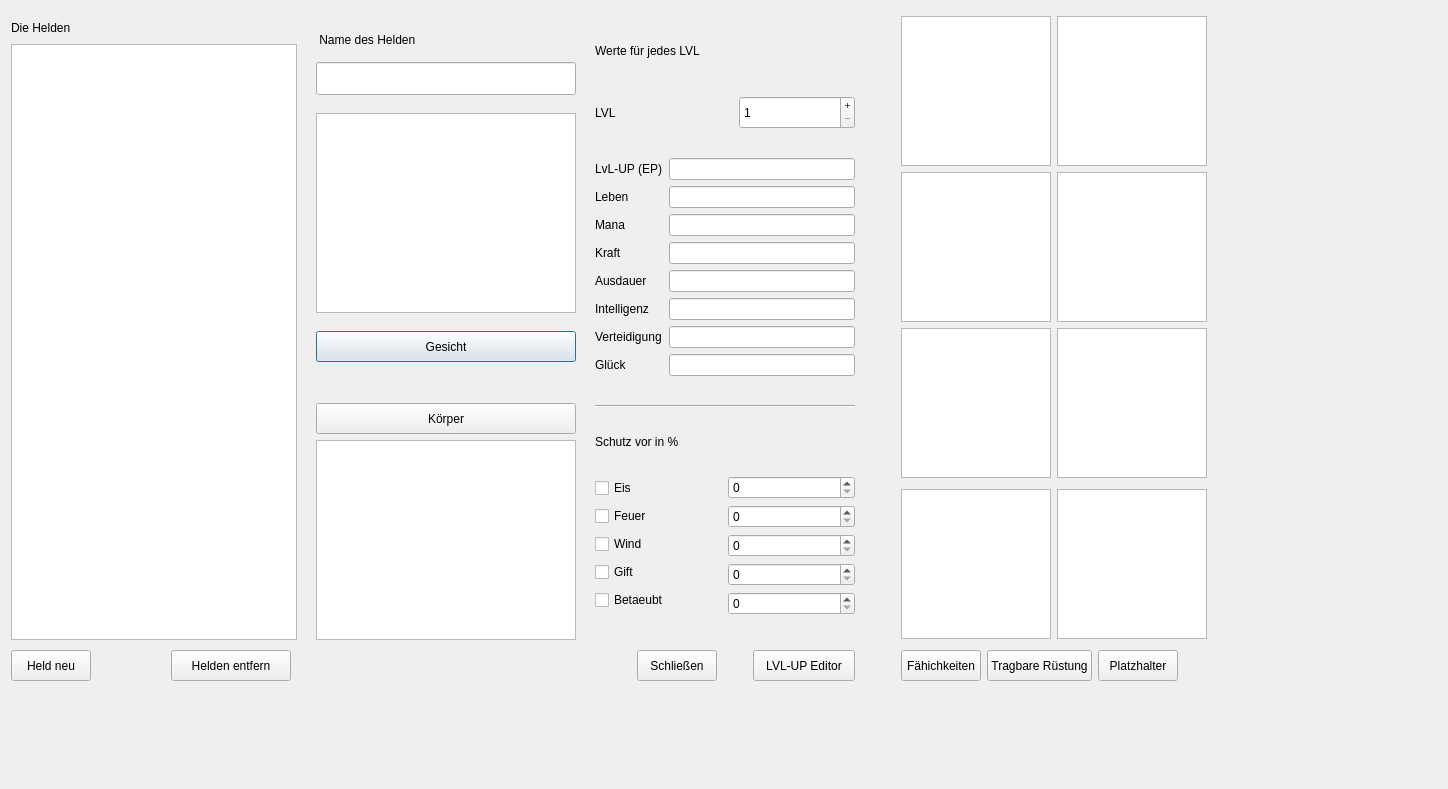
<?xml version="1.0" encoding="UTF-8"?>
<ui version="4.0">
 <class>Hero_Editor</class>
 <widget class="QDialog" name="Hero_Editor">
  <property name="geometry">
   <rect>
    <x>0</x>
    <y>0</y>
    <width>1448</width>
    <height>789</height>
   </rect>
  </property>
  <property name="windowTitle">
   <string>Dialog</string>
  </property>
  <widget class="QWidget" name="layoutWidget">
   <property name="geometry">
    <rect>
     <x>11</x>
     <y>11</y>
     <width>1260</width>
     <height>675</height>
    </rect>
   </property>
   <layout class="QGridLayout" name="gridLayout_2">
    <item row="0" column="0">
     <layout class="QGridLayout" name="gridLayout">
      <item row="0" column="0">
       <layout class="QHBoxLayout" name="horizontalLayout_11">
        <item>
         <layout class="QVBoxLayout" name="verticalLayout_9">
          <item>
           <layout class="QHBoxLayout" name="horizontalLayout_9">
            <item>
             <layout class="QHBoxLayout" name="horizontalLayout_3">
              <item>
               <layout class="QVBoxLayout" name="verticalLayout_3">
                <property name="spacing">
                 <number>0</number>
                </property>
                <item>
                 <widget class="QLabel" name="label">
                  <property name="minimumSize">
                   <size>
                    <width>286</width>
                    <height>33</height>
                   </size>
                  </property>
                  <property name="maximumSize">
                   <size>
                    <width>286</width>
                    <height>33</height>
                   </size>
                  </property>
                  <property name="text">
                   <string>Die Helden</string>
                  </property>
                 </widget>
                </item>
                <item>
                 <widget class="QListWidget" name="listWidget_helden">
                  <property name="minimumSize">
                   <size>
                    <width>286</width>
                    <height>516</height>
                   </size>
                  </property>
                  <property name="maximumSize">
                   <size>
                    <width>286</width>
                    <height>600</height>
                   </size>
                  </property>
                 </widget>
                </item>
               </layout>
              </item>
              <item>
               <spacer name="horizontalSpacer_3">
                <property name="orientation">
                 <enum>Qt::Horizontal</enum>
                </property>
                <property name="sizeType">
                 <enum>QSizePolicy::Fixed</enum>
                </property>
                <property name="sizeHint" stdset="0">
                 <size>
                  <width>13</width>
                  <height>20</height>
                 </size>
                </property>
               </spacer>
              </item>
              <item>
               <layout class="QVBoxLayout" name="verticalLayout_11">
                <item>
                 <layout class="QVBoxLayout" name="verticalLayout_8">
                  <item>
                   <layout class="QVBoxLayout" name="verticalLayout_4">
                    <item>
                     <widget class="QLabel" name="label_2">
                      <property name="minimumSize">
                       <size>
                        <width>260</width>
                        <height>33</height>
                       </size>
                      </property>
                      <property name="maximumSize">
                       <size>
                        <width>256</width>
                        <height>33</height>
                       </size>
                      </property>
                      <property name="text">
                       <string> Name des Helden</string>
                      </property>
                     </widget>
                    </item>
                    <item>
                     <widget class="QLineEdit" name="lineEdit_name">
                      <property name="minimumSize">
                       <size>
                        <width>260</width>
                        <height>33</height>
                       </size>
                      </property>
                      <property name="maximumSize">
                       <size>
                        <width>256</width>
                        <height>33</height>
                       </size>
                      </property>
                      <property name="maxLength">
                       <number>25</number>
                      </property>
                     </widget>
                    </item>
                   </layout>
                  </item>
                  <item>
                   <widget class="QGraphicsView" name="graphicsView_gesicht">
                    <property name="minimumSize">
                     <size>
                      <width>260</width>
                      <height>200</height>
                     </size>
                    </property>
                    <property name="maximumSize">
                     <size>
                      <width>260</width>
                      <height>200</height>
                     </size>
                    </property>
                   </widget>
                  </item>
                  <item>
                   <widget class="QPushButton" name="gesicht">
                    <property name="minimumSize">
                     <size>
                      <width>260</width>
                      <height>31</height>
                     </size>
                    </property>
                    <property name="maximumSize">
                     <size>
                      <width>256</width>
                      <height>31</height>
                     </size>
                    </property>
                    <property name="text">
                     <string>Gesicht</string>
                    </property>
                   </widget>
                  </item>
                  <item>
                   <spacer name="horizontalSpacer_4">
                    <property name="orientation">
                     <enum>Qt::Horizontal</enum>
                    </property>
                    <property name="sizeType">
                     <enum>QSizePolicy::Fixed</enum>
                    </property>
                    <property name="sizeHint" stdset="0">
                     <size>
                      <width>260</width>
                      <height>20</height>
                     </size>
                    </property>
                   </spacer>
                  </item>
                 </layout>
                </item>
                <item>
                 <layout class="QVBoxLayout" name="verticalLayout_10">
                  <item>
                   <widget class="QPushButton" name="Koerper">
                    <property name="minimumSize">
                     <size>
                      <width>260</width>
                      <height>31</height>
                     </size>
                    </property>
                    <property name="maximumSize">
                     <size>
                      <width>256</width>
                      <height>31</height>
                     </size>
                    </property>
                    <property name="text">
                     <string>Körper</string>
                    </property>
                   </widget>
                  </item>
                  <item>
                   <widget class="QGraphicsView" name="graphicsView_koerper">
                    <property name="minimumSize">
                     <size>
                      <width>260</width>
                      <height>200</height>
                     </size>
                    </property>
                    <property name="maximumSize">
                     <size>
                      <width>260</width>
                      <height>200</height>
                     </size>
                    </property>
                   </widget>
                  </item>
                 </layout>
                </item>
               </layout>
              </item>
             </layout>
            </item>
            <item>
             <spacer name="horizontalSpacer">
              <property name="orientation">
               <enum>Qt::Horizontal</enum>
              </property>
              <property name="sizeType">
               <enum>QSizePolicy::Fixed</enum>
              </property>
              <property name="sizeHint" stdset="0">
               <size>
                <width>13</width>
                <height>20</height>
               </size>
              </property>
             </spacer>
            </item>
            <item>
             <layout class="QVBoxLayout" name="verticalLayout_7">
              <item>
               <widget class="QLabel" name="label_3">
                <property name="minimumSize">
                 <size>
                  <width>245</width>
                  <height>33</height>
                 </size>
                </property>
                <property name="maximumSize">
                 <size>
                  <width>245</width>
                  <height>33</height>
                 </size>
                </property>
                <property name="text">
                 <string>Werte für jedes LVL</string>
                </property>
                <property name="indent">
                 <number>-1</number>
                </property>
               </widget>
              </item>
              <item>
               <layout class="QHBoxLayout" name="horizontalLayout_12">
                <item>
                 <widget class="QLabel" name="label_lvl">
                  <property name="text">
                   <string>LVL</string>
                  </property>
                 </widget>
                </item>
                <item>
                 <widget class="QSpinBox" name="spinBox_lvl">
                  <property name="minimumSize">
                   <size>
                    <width>116</width>
                    <height>33</height>
                   </size>
                  </property>
                  <property name="maximumSize">
                   <size>
                    <width>116</width>
                    <height>33</height>
                   </size>
                  </property>
                  <property name="inputMethodHints">
                   <set>Qt::ImhExclusiveInputMask</set>
                  </property>
                  <property name="wrapping">
                   <bool>false</bool>
                  </property>
                  <property name="readOnly">
                   <bool>false</bool>
                  </property>
                  <property name="buttonSymbols">
                   <enum>QAbstractSpinBox::PlusMinus</enum>
                  </property>
                  <property name="accelerated">
                   <bool>false</bool>
                  </property>
                  <property name="correctionMode">
                   <enum>QAbstractSpinBox::CorrectToNearestValue</enum>
                  </property>
                  <property name="keyboardTracking">
                   <bool>true</bool>
                  </property>
                  <property name="minimum">
                   <number>1</number>
                  </property>
                  <property name="maximum">
                   <number>99</number>
                  </property>
                  <property name="singleStep">
                   <number>1</number>
                  </property>
                 </widget>
                </item>
               </layout>
              </item>
              <item>
               <layout class="QHBoxLayout" name="horizontalLayout_5">
                <item>
                 <layout class="QVBoxLayout" name="verticalLayout">
                  <item>
                   <widget class="QLabel" name="label_ep">
                    <property name="text">
                     <string>LvL-UP (EP)</string>
                    </property>
                   </widget>
                  </item>
                  <item>
                   <widget class="QLabel" name="label_leben">
                    <property name="text">
                     <string>Leben</string>
                    </property>
                   </widget>
                  </item>
                  <item>
                   <widget class="QLabel" name="label_mana">
                    <property name="text">
                     <string>Mana</string>
                    </property>
                   </widget>
                  </item>
                  <item>
                   <widget class="QLabel" name="label_kraft">
                    <property name="text">
                     <string>Kraft</string>
                    </property>
                   </widget>
                  </item>
                  <item>
                   <widget class="QLabel" name="label_ausdauer">
                    <property name="text">
                     <string>Ausdauer</string>
                    </property>
                   </widget>
                  </item>
                  <item>
                   <widget class="QLabel" name="label_intelligenz">
                    <property name="text">
                     <string>Intelligenz</string>
                    </property>
                   </widget>
                  </item>
                  <item>
                   <widget class="QLabel" name="label_verteidigung">
                    <property name="text">
                     <string>Verteidigung</string>
                    </property>
                   </widget>
                  </item>
                  <item>
                   <widget class="QLabel" name="label_glueck">
                    <property name="text">
                     <string>Glück</string>
                    </property>
                   </widget>
                  </item>
                 </layout>
                </item>
                <item>
                 <layout class="QVBoxLayout" name="verticalLayout_6">
                  <item>
                   <widget class="QLineEdit" name="lineEdit_ep"/>
                  </item>
                  <item>
                   <widget class="QLineEdit" name="lineEdit_Leben">
                    <property name="maxLength">
                     <number>10</number>
                    </property>
                   </widget>
                  </item>
                  <item>
                   <widget class="QLineEdit" name="lineEdit_Mana">
                    <property name="maxLength">
                     <number>10</number>
                    </property>
                   </widget>
                  </item>
                  <item>
                   <widget class="QLineEdit" name="lineEdit_Kraft">
                    <property name="maxLength">
                     <number>10</number>
                    </property>
                   </widget>
                  </item>
                  <item>
                   <widget class="QLineEdit" name="lineEdit_ausdauer">
                    <property name="maxLength">
                     <number>10</number>
                    </property>
                   </widget>
                  </item>
                  <item>
                   <widget class="QLineEdit" name="lineEdit_intelligenz">
                    <property name="maxLength">
                     <number>10</number>
                    </property>
                   </widget>
                  </item>
                  <item>
                   <widget class="QLineEdit" name="lineEdit_verteidigung">
                    <property name="maxLength">
                     <number>10</number>
                    </property>
                   </widget>
                  </item>
                  <item>
                   <widget class="QLineEdit" name="lineEdit_glueck">
                    <property name="maxLength">
                     <number>10</number>
                    </property>
                   </widget>
                  </item>
                 </layout>
                </item>
               </layout>
              </item>
              <item>
               <widget class="Line" name="line">
                <property name="orientation">
                 <enum>Qt::Horizontal</enum>
                </property>
               </widget>
              </item>
              <item>
               <widget class="QLabel" name="label_4">
                <property name="minimumSize">
                 <size>
                  <width>245</width>
                  <height>10</height>
                 </size>
                </property>
                <property name="maximumSize">
                 <size>
                  <width>245</width>
                  <height>10</height>
                 </size>
                </property>
                <property name="text">
                 <string>Schutz vor in %</string>
                </property>
               </widget>
              </item>
              <item>
               <layout class="QHBoxLayout" name="horizontalLayout">
                <item>
                 <layout class="QVBoxLayout" name="verticalLayout_2">
                  <item>
                   <widget class="QCheckBox" name="checkBox_eis">
                    <property name="text">
                     <string>Eis</string>
                    </property>
                   </widget>
                  </item>
                  <item>
                   <widget class="QCheckBox" name="checkBox_feuer">
                    <property name="text">
                     <string>Feuer</string>
                    </property>
                   </widget>
                  </item>
                  <item>
                   <widget class="QCheckBox" name="checkBox_wind">
                    <property name="text">
                     <string>Wind</string>
                    </property>
                   </widget>
                  </item>
                  <item>
                   <widget class="QCheckBox" name="checkBox_gift">
                    <property name="text">
                     <string>Gift</string>
                    </property>
                   </widget>
                  </item>
                  <item>
                   <widget class="QCheckBox" name="checkBox_betaeubt">
                    <property name="text">
                     <string>Betaeubt</string>
                    </property>
                   </widget>
                  </item>
                 </layout>
                </item>
                <item>
                 <layout class="QVBoxLayout" name="verticalLayout_5">
                  <item>
                   <widget class="QSpinBox" name="spinBox_eis">
                    <property name="maximum">
                     <number>100</number>
                    </property>
                   </widget>
                  </item>
                  <item>
                   <widget class="QSpinBox" name="spinBox_feuer">
                    <property name="maximum">
                     <number>100</number>
                    </property>
                   </widget>
                  </item>
                  <item>
                   <widget class="QSpinBox" name="spinBox_wind">
                    <property name="maximum">
                     <number>100</number>
                    </property>
                   </widget>
                  </item>
                  <item>
                   <widget class="QSpinBox" name="spinBox_gift">
                    <property name="maximum">
                     <number>100</number>
                    </property>
                   </widget>
                  </item>
                  <item>
                   <widget class="QSpinBox" name="spinBox_betaeubt">
                    <property name="maximum">
                     <number>100</number>
                    </property>
                   </widget>
                  </item>
                 </layout>
                </item>
               </layout>
              </item>
             </layout>
            </item>
           </layout>
          </item>
          <item>
           <layout class="QHBoxLayout" name="horizontalLayout_4">
            <item>
             <layout class="QHBoxLayout" name="horizontalLayout_2">
              <item>
               <widget class="QPushButton" name="pushButton_held_neu">
                <property name="minimumSize">
                 <size>
                  <width>0</width>
                  <height>31</height>
                 </size>
                </property>
                <property name="maximumSize">
                 <size>
                  <width>16777215</width>
                  <height>31</height>
                 </size>
                </property>
                <property name="text">
                 <string>Held neu</string>
                </property>
               </widget>
              </item>
              <item>
               <spacer name="horizontalSpacer_5">
                <property name="orientation">
                 <enum>Qt::Horizontal</enum>
                </property>
                <property name="sizeType">
                 <enum>QSizePolicy::Fixed</enum>
                </property>
                <property name="sizeHint" stdset="0">
                 <size>
                  <width>74</width>
                  <height>20</height>
                 </size>
                </property>
               </spacer>
              </item>
              <item>
               <widget class="QPushButton" name="pushButton_held_entfernen">
                <property name="minimumSize">
                 <size>
                  <width>120</width>
                  <height>31</height>
                 </size>
                </property>
                <property name="maximumSize">
                 <size>
                  <width>120</width>
                  <height>31</height>
                 </size>
                </property>
                <property name="text">
                 <string>Helden entfern</string>
                </property>
                <property name="autoRepeatDelay">
                 <number>300</number>
                </property>
                <property name="autoRepeatInterval">
                 <number>100</number>
                </property>
               </widget>
              </item>
             </layout>
            </item>
            <item>
             <spacer name="verticalSpacer_3">
              <property name="orientation">
               <enum>Qt::Vertical</enum>
              </property>
              <property name="sizeType">
               <enum>QSizePolicy::Fixed</enum>
              </property>
              <property name="sizeHint" stdset="0">
               <size>
                <width>20</width>
                <height>40</height>
               </size>
              </property>
             </spacer>
            </item>
            <item>
             <spacer name="horizontalSpacer_2">
              <property name="orientation">
               <enum>Qt::Horizontal</enum>
              </property>
              <property name="sizeType">
               <enum>QSizePolicy::Fixed</enum>
              </property>
              <property name="sizeHint" stdset="0">
               <size>
                <width>320</width>
                <height>20</height>
               </size>
              </property>
             </spacer>
            </item>
            <item>
             <widget class="QPushButton" name="pushButton_schliessen">
              <property name="minimumSize">
               <size>
                <width>0</width>
                <height>31</height>
               </size>
              </property>
              <property name="maximumSize">
               <size>
                <width>16777215</width>
                <height>31</height>
               </size>
              </property>
              <property name="text">
               <string>Schließen</string>
              </property>
             </widget>
            </item>
            <item>
             <spacer name="horizontalSpacer_6">
              <property name="orientation">
               <enum>Qt::Horizontal</enum>
              </property>
              <property name="sizeType">
               <enum>QSizePolicy::Fixed</enum>
              </property>
              <property name="sizeHint" stdset="0">
               <size>
                <width>30</width>
                <height>20</height>
               </size>
              </property>
             </spacer>
            </item>
            <item>
             <widget class="QPushButton" name="pushButton_lvl_up_editor">
              <property name="minimumSize">
               <size>
                <width>102</width>
                <height>31</height>
               </size>
              </property>
              <property name="maximumSize">
               <size>
                <width>102</width>
                <height>31</height>
               </size>
              </property>
              <property name="text">
               <string>LVL-UP Editor</string>
              </property>
             </widget>
            </item>
           </layout>
          </item>
         </layout>
        </item>
        <item>
         <spacer name="horizontalSpacer_7">
          <property name="orientation">
           <enum>Qt::Horizontal</enum>
          </property>
          <property name="sizeType">
           <enum>QSizePolicy::Fixed</enum>
          </property>
          <property name="sizeHint" stdset="0">
           <size>
            <width>40</width>
            <height>20</height>
           </size>
          </property>
         </spacer>
        </item>
        <item>
         <layout class="QFormLayout" name="formLayout">
          <property name="fieldGrowthPolicy">
           <enum>QFormLayout::AllNonFixedFieldsGrow</enum>
          </property>
          <item row="0" column="0">
           <layout class="QVBoxLayout" name="verticalLayout_12">
            <item>
             <layout class="QHBoxLayout" name="horizontalLayout_6">
              <item>
               <widget class="QGraphicsView" name="graphicsView_lvl_leben">
                <property name="minimumSize">
                 <size>
                  <width>150</width>
                  <height>150</height>
                 </size>
                </property>
                <property name="maximumSize">
                 <size>
                  <width>150</width>
                  <height>150</height>
                 </size>
                </property>
               </widget>
              </item>
              <item>
               <widget class="QGraphicsView" name="graphicsView_lvl_mana">
                <property name="minimumSize">
                 <size>
                  <width>150</width>
                  <height>150</height>
                 </size>
                </property>
                <property name="maximumSize">
                 <size>
                  <width>150</width>
                  <height>150</height>
                 </size>
                </property>
               </widget>
              </item>
             </layout>
            </item>
            <item>
             <layout class="QHBoxLayout" name="horizontalLayout_7">
              <item>
               <widget class="QGraphicsView" name="graphicsView_lvl_kraft">
                <property name="minimumSize">
                 <size>
                  <width>150</width>
                  <height>150</height>
                 </size>
                </property>
                <property name="maximumSize">
                 <size>
                  <width>150</width>
                  <height>150</height>
                 </size>
                </property>
               </widget>
              </item>
              <item>
               <widget class="QGraphicsView" name="graphicsView_lvl_ausdauer">
                <property name="minimumSize">
                 <size>
                  <width>150</width>
                  <height>150</height>
                 </size>
                </property>
                <property name="maximumSize">
                 <size>
                  <width>150</width>
                  <height>150</height>
                 </size>
                </property>
               </widget>
              </item>
             </layout>
            </item>
            <item>
             <layout class="QHBoxLayout" name="horizontalLayout_8">
              <item>
               <widget class="QGraphicsView" name="graphicsView_lvl_intelligenz">
                <property name="minimumSize">
                 <size>
                  <width>150</width>
                  <height>150</height>
                 </size>
                </property>
                <property name="maximumSize">
                 <size>
                  <width>150</width>
                  <height>150</height>
                 </size>
                </property>
               </widget>
              </item>
              <item>
               <widget class="QGraphicsView" name="graphicsView_lvl_verteidigung">
                <property name="minimumSize">
                 <size>
                  <width>150</width>
                  <height>150</height>
                 </size>
                </property>
                <property name="maximumSize">
                 <size>
                  <width>150</width>
                  <height>150</height>
                 </size>
                </property>
               </widget>
              </item>
             </layout>
            </item>
           </layout>
          </item>
          <item row="1" column="0">
           <layout class="QHBoxLayout" name="horizontalLayout_10">
            <item>
             <widget class="QGraphicsView" name="graphicsView_lvl_glueck">
              <property name="minimumSize">
               <size>
                <width>150</width>
                <height>150</height>
               </size>
              </property>
              <property name="maximumSize">
               <size>
                <width>150</width>
                <height>150</height>
               </size>
              </property>
             </widget>
            </item>
            <item>
             <widget class="QGraphicsView" name="graphicsView_lvl">
              <property name="minimumSize">
               <size>
                <width>150</width>
                <height>150</height>
               </size>
              </property>
              <property name="maximumSize">
               <size>
                <width>150</width>
                <height>150</height>
               </size>
              </property>
             </widget>
            </item>
           </layout>
          </item>
          <item row="2" column="0">
           <layout class="QHBoxLayout" name="horizontalLayout_13">
            <item>
             <widget class="QPushButton" name="pushButton">
              <property name="minimumSize">
               <size>
                <width>0</width>
                <height>31</height>
               </size>
              </property>
              <property name="maximumSize">
               <size>
                <width>90</width>
                <height>31</height>
               </size>
              </property>
              <property name="text">
               <string>Fähichkeiten</string>
              </property>
             </widget>
            </item>
            <item>
             <widget class="QPushButton" name="pushButton_2">
              <property name="minimumSize">
               <size>
                <width>0</width>
                <height>31</height>
               </size>
              </property>
              <property name="maximumSize">
               <size>
                <width>125</width>
                <height>31</height>
               </size>
              </property>
              <property name="text">
               <string>Tragbare Rüstung</string>
              </property>
             </widget>
            </item>
            <item>
             <widget class="QPushButton" name="pushButton_3">
              <property name="minimumSize">
               <size>
                <width>80</width>
                <height>31</height>
               </size>
              </property>
              <property name="maximumSize">
               <size>
                <width>80</width>
                <height>31</height>
               </size>
              </property>
              <property name="text">
               <string>Platzhalter</string>
              </property>
             </widget>
            </item>
           </layout>
          </item>
         </layout>
        </item>
       </layout>
      </item>
     </layout>
    </item>
   </layout>
  </widget>
 </widget>
 <resources/>
 <connections/>
</ui>
